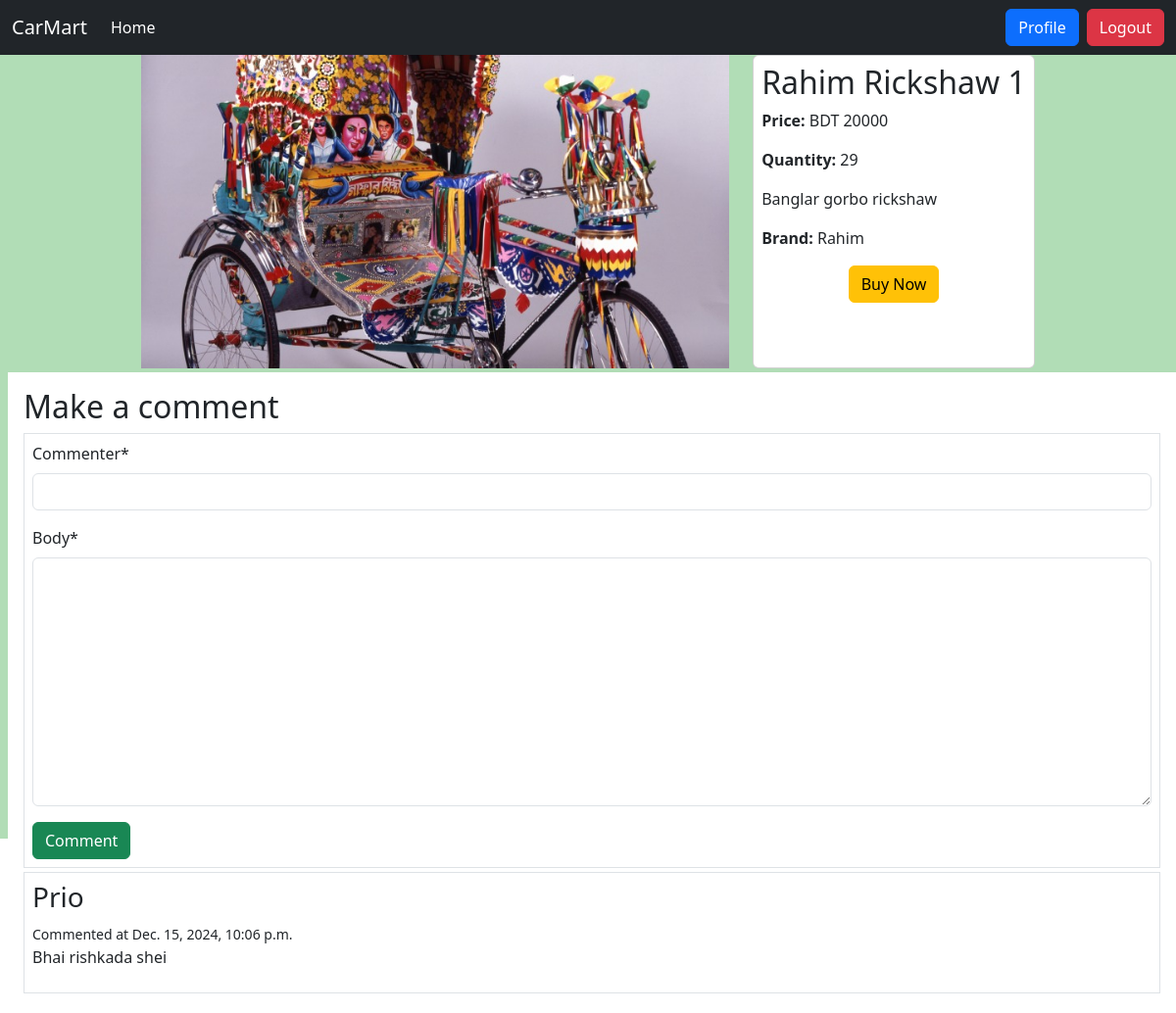
Page /car/detail/3 (signed in) on the committed database.
### Car/models.py (models this page shows, shortened)
class CarModel(models.Model):
    image=models.ImageField(upload_to='Car/media/uploads')
    name=models.CharField(max_length=100)
    description=models.TextField()
    quantity=models.IntegerField()
    price=models.BigIntegerField()
    brand=models.ForeignKey(BrandModel,on_delete=models.CASCADE,related_name='cars')

class CommentModel(models.Model):
    car=models.ForeignKey(CarModel,on_delete=models.CASCADE,related_name='comments')
    commenter=models.CharField(max_length=50)
    body=models.TextField()
    time=models.DateTimeField(auto_now_add=True)

### Brand/models.py (models this page shows, shortened)
class BrandModel(models.Model):
    brand_name=models.CharField(max_length=60)
    nationality=models.CharField(max_length=60)
    slug=models.SlugField(max_length=100,unique=True,null=True,blank=True)

### Car/views.py (the view, shortened to what this page needs)
# urls.py: path('detail/<int:id>',CarDetail.as_view(),name="CarDetail"),
class CarDetail(DetailView):
    model=CarModel
    pk_url_kwarg='id'
    template_name='car_detail.html'
    def get_context_data(self, **kwargs):
        context= super().get_context_data(**kwargs)
        car=self.get_object()
        comments=car.comments.all()
        comment_form=CommentForm()
        context['comments']=comments
        context['comment_form']=comment_form
        context['car']=car
        return context

### Car/forms.py
class CommentForm(forms.ModelForm):
    class Meta:
        model=CommentModel
        fields=['commenter','body']

### Car/templates/car_detail.html (shortened to what this page needs)
{% extends 'base.html' %}
{% load crispy_forms_tags %}
{% block content %}
<div class="d-flex justify-content-center gap-4">
    {% if car.image %}
    <img src="{{car.image.url}}" class="object-fit-cover" style="height:40vh;width:50vw"alt="">
    {% endif %}
    <div class="card p-2 bg-white">
        <h2>{{car.name}}</h2>
        <p><b>Price:</b> BDT {{car.price}}</p>
        <p><b>Quantity:</b> {{car.quantity}}</p>
        <p>{{car.description}}</p>
        <p><b>Brand:</b> {{car.brand.brand_name}}</p>
        {% if car.quantity == 0 %}
        <p class="text-danger">Out of Stock</p>
        {% else %}
        {% if not request.user.is_authenticated %}
        <p><a href="{% url 'Login' %}" class="btn btn-primary">Login</a> to buy car</p>
        {% else %}
        <a href="{% url 'BuyCar' car.id %}" class="btn btn-warning mx-auto">Buy Now</a>
        {% endif %}
        {% endif %}
    </div>
</div>
<div class="ms-2 mt-1 bg-white p-3">
    {% if request.user.is_authenticated %}
    <h2>Make a comment</h2>
    <form method="post" class="my-1 border p-2">
        {{comment_form|crispy}}
        <input type="submit" class="btn btn-success" value="Comment">
    </form>
    {% else %}
    <p><a href="{% url 'Login' %}" class="btn btn-primary">Login</a> to write a comment</p>
    {% endif %}
    {% for comment in comments %}
    <div class="my-1 border p-2">
        <h3>{{comment.commenter}}</h3>
        <small>Commented at {{comment.time}}</small>
        <p>{{comment.body}}</p>
    </div>
    {% endfor %}
</div>
{% endblock content %}

### rows in the picture
CarModel: image (picture), name "Rahim Rickshaw 1", price "20000", quantity "29", description "Banglar gorbo rickshaw", brand.brand_name "Rahim"
CommentModel: commenter "Prio", time "Dec. 15, 2024, 10:06 p.m.", body "Bhai rishkada shei"
